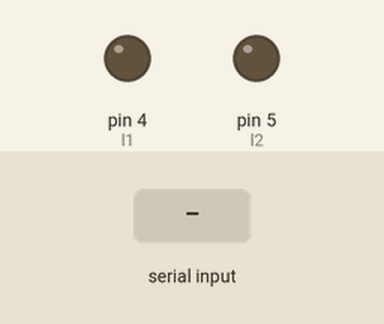
This sketch was run on a simulated Arduino Uno, built with avr-gcc and run on an emulated ATmega328P. On the bench: output pins drawn as LEDs (lit = HIGH). The test bench sets the inputs (shaded band). Pins used as bus, display or sensor lines are not drawn.

Above: at 1.2 s.
1.3 s: "F" received over Serial
At 1.9 s:
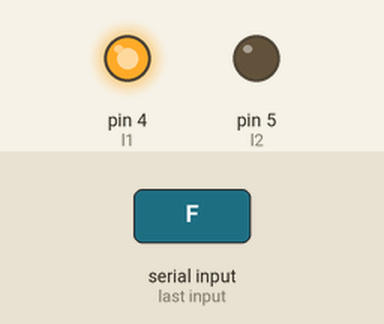
2.8 s: "B" received over Serial
At 4.0 s:
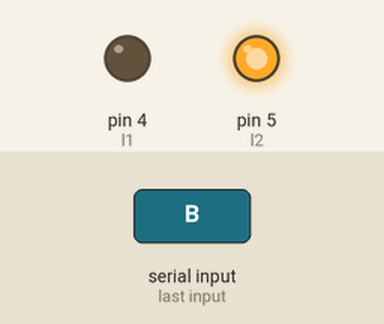
4.3 s: "R" received over Serial
At 5.4 s:
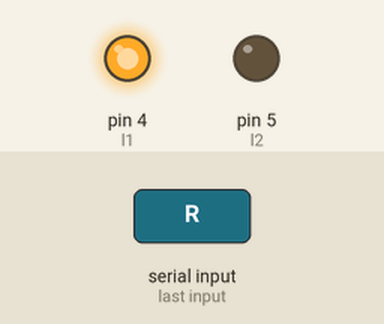
5.8 s: "L" received over Serial
At 6.5 s:
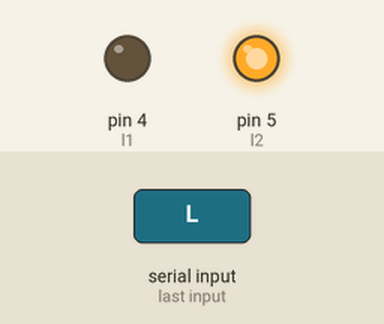
Timing chart, 0 to 8.3 s (numbered marks = the images above; inputs shaded):
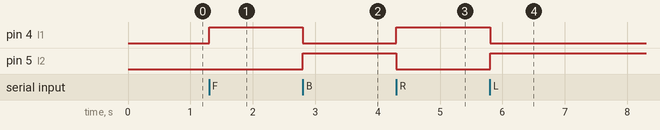

Measured:
- after the input at 1.3 s, pin 4 (l1): LOW → HIGH at once
- after the input at 2.8 s, pin 4 (l1): HIGH → LOW at once; pin 5 (l2): LOW → HIGH at once
- after the input at 4.3 s, pin 4 (l1): LOW → HIGH at once; pin 5 (l2): HIGH → LOW at once
- after the input at 5.8 s, pin 4 (l1): HIGH → LOW at once; pin 5 (l2): LOW → HIGH at once

The sketch:

Joistick_controlled_robot.ino
```cpp
char t;
const int r1=2,r2=3,l1=4,l2=5;

void setup() {
Serial.begin(9600);
pinMode(r1,OUTPUT);
pinMode(r2,OUTPUT);
pinMode(l1,OUTPUT);
pinMode(l2,OUTPUT);
}

void loop() {
if(Serial.available()){
  t = Serial.read();
}

if(t == 'F'){
  digitalWrite(r1,HIGH);
  digitalWrite(r2,LOW);
  digitalWrite(l1,HIGH);
  digitalWrite(l2,LOW);
}

else if(t == 'B'){
  digitalWrite(r1,LOW);
  digitalWrite(r2,HIGH);
  digitalWrite(l1,LOW);
  digitalWrite(l2,HIGH);
}

else if(t == 'L'){
  digitalWrite(r1,HIGH);
  digitalWrite(r2,LOW);
  digitalWrite(l1,LOW);
  digitalWrite(l2,HIGH);
  delay(100);
  t = 'S';
}

else if(t == 'R'){
  digitalWrite(r1,LOW);
  digitalWrite(r2,HIGH);
  digitalWrite(l1,HIGH);
  digitalWrite(l2,LOW);
  delay(100);
  t = 'S';
}
}
```
